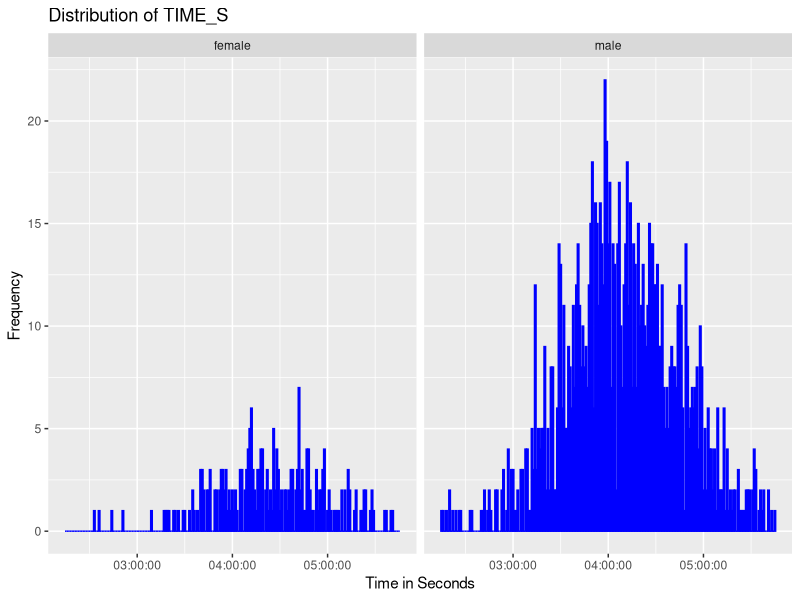
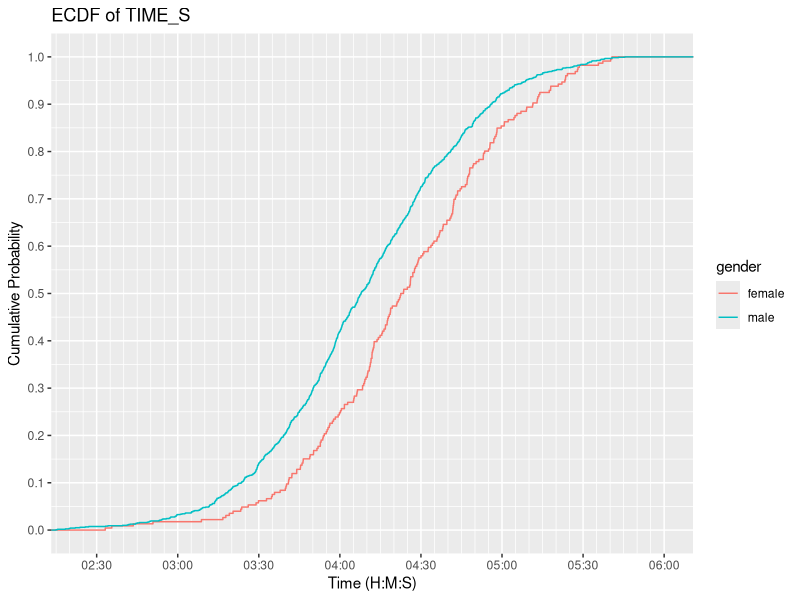

R code for these plots, in order:
## ---- chunk 1
library(rmarkdown)
library(kableExtra)
library(tidyr)
library(ggplot2)
## ---- chunk 2
data = read.csv("results.csv", header = FALSE)
colnames(data) = c("rank", "bib", "name", "nat_flag", "10km_time_in_ms", "21_1km_time_in_ms", "30km_time_in_ms", "checkpoint", "time", "estimation", "avg", "category_rank", "category")
## ---- chunk 3
data$gender <- ifelse(substr(data$category, 1, 1) == "F", "female", "male")
## ---- chunk 4
data$rank = as.integer(data$rank)
## ---- chunk 5
data = data[data$rank < 1420,]
## ---- chunk 6
filter = data$rank == "DSQ" | is.na(data$rank) | is.na(data$time) | data$time == ""

data = data[!filter,]
## ---- chunk 7
# Convert the TIME column to POSIXlt
data$time_posix = as.POSIXlt(data$time, format = "%H:%M:%S")

# Extract hours, minutes, and seconds
data$hours = data$time_posix$hour
data$minutes = data$time_posix$min
data$seconds = data$time_posix$sec

# Calculate total time in seconds
data$time_seconds = data$hours * 3600 + data$minutes * 60 + data$seconds
## ---- chunk 8
row.names(data) = NULL
paged_table(data)
## ---- chunk 9
# Create a histogram of TIME_S
ggplot(data, aes(x = time_seconds)) +
  geom_histogram(binwidth = 60, fill = "blue", color = "blue") + # binwidth in seconds
  labs(
    title = "Distribution of TIME_S",
    x = "Time in Seconds",
    y = "Frequency"
  ) +
  scale_x_continuous(
    breaks = seq(0, max(data$time_seconds), by = 3600), # Label every hour
    labels = function(x) {
      h <- floor(x / 3600)
      m <- floor((x %% 3600) / 60)
      s <- x %% 60
      sprintf("%02d:%02d:%02d", h, m, s)
    }
  )+
  facet_grid(. ~ gender)
## ---- chunk 10
major_breaks <- seq(0, 21600, by = 60 * 60 / 2) # Major ticks every hour
minor_breaks <- seq(0, 21600, by = 5 * 60)  # Minor ticks every 10 minutes

# Create an ECDF plot of TIME_S with formatted x-axis labels
ggplot(data, aes(x = time_seconds, color = gender)) +
  geom_step(stat = "ecdf") +
  labs(
    title = "ECDF of TIME_S",
    x = "Time (H:M:S)",
    y = "Cumulative Probability"
  ) +
  scale_x_continuous(
    breaks = major_breaks,
    minor_breaks = minor_breaks,
    labels = function(x) {
      h <- floor(x / 3600)
      m <- floor((x %% 3600) / 60)
      sprintf("%02d:%02d", h, m)
    }
  ) +
  scale_y_continuous(
    breaks = seq(0, 1, by = .1)
  ) +
  coord_cartesian(xlim = c(2.4 * 3600, 6 * 3600)) 
## ---- chunk 11
# Convert time_seconds to ECDF for each gender
ecdf_male <- ecdf(data[data$gender == "male",]$time_seconds)
ecdf_female <- ecdf(data[data$gender == "female",]$time_seconds)

# Create a sequence of probability values from 0 to 1
times <- seq(2 * 3600 + 15 * 60, max(data[data$gender == "male",]$time_seconds), by = 5 * 60)  # Adjust the step as needed
times_str <- sprintf("%02d:%02d:00", times %/% 3600, (times %% 3600) %/% 60)

# Create a data frame with ECDF values for each gender
ecdf_table <- data.frame(
  times = times_str,
  male = ecdf_male(times) * 100,
  female = ecdf_female(times) * 100
)

knitr::kable(ecdf_table, 
               digits = c(0, 2, 2), 
               col.names = c("Time", "Male", "Female")
             ) %>%
      kable_classic()
